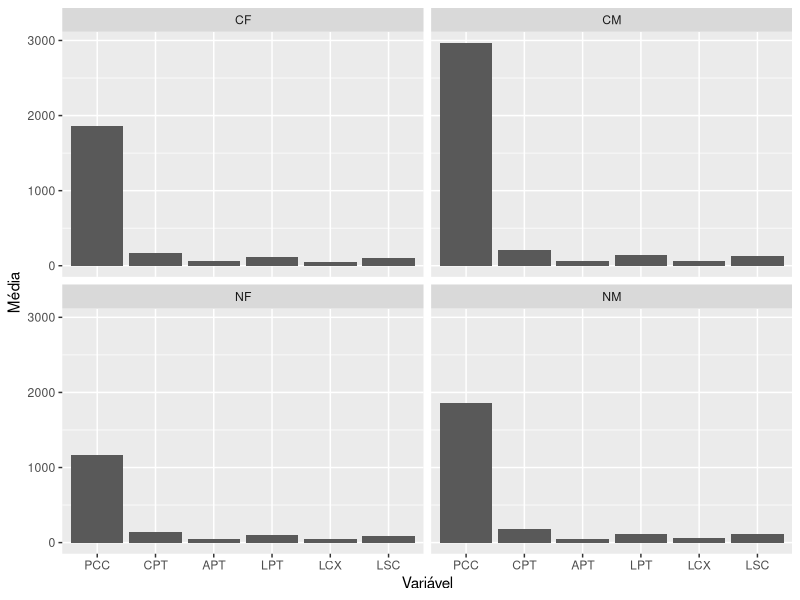

Source code (R):
## ---- chunk 1
knitr::opts_chunk$set(include = TRUE,
                      echo=TRUE, 
                      message=TRUE, 
                      warning=TRUE,  
                      out.width = '75%' 
)
## ---- chunk 2
# Importação



dados <- read.csv("dadosR.csv", header=T, stringsAsFactors = T)
str(dados)

# instalar pacote
#install.packages("tidyverse")

# carregando pacotes
library(tidyverse)

## ---- chunk 3
# Operador PIPE %>% 

dados %>%
  filter(PCC < 2000) %>%
  select(PCC)

summary(dados)

dados %>% 
  group_by(GRUPOS) %>%
  summarise(`Média` = mean(PCC), `DP` = sd(PCC))


  


dados %>%
  dplyr::group_by(GRUPOS) %>%
  dplyr::summarise_all(list(`media`= mean,`dp`= sd, `min`= min,`max`= max))
  
library(rstatix)

descritivas <- dados %>%
  dplyr::group_by(GRUPOS) %>%
  rstatix::get_summary_stats(type="full", show=c("n","mean","sd", "min","max")) %>%
  dplyr::rename(`Grupos` = GRUPOS,`Variável` = variable, `N`= n, `Média` = mean, `DP`=sd, `Min` = min, `Máx` = max)
## ---- chunk 4

dados %>%
  dplyr::group_by(GRUPOS) %>%
  rstatix::get_summary_stats(type="full", show=c("n","mean","sd", "min","max")) %>%
  dplyr::rename(`Grupos` = GRUPOS,`Variável` = variable, `N`= n, `Média` = mean, `DP`=sd, `Min` = min, `Máx` = max) %>%
  ggplot(aes(x=`Variável`, y=`Média`)) +
  geom_bar(stat="identity") +
  facet_wrap(~ `Grupos`)



## ---- chunk 5

